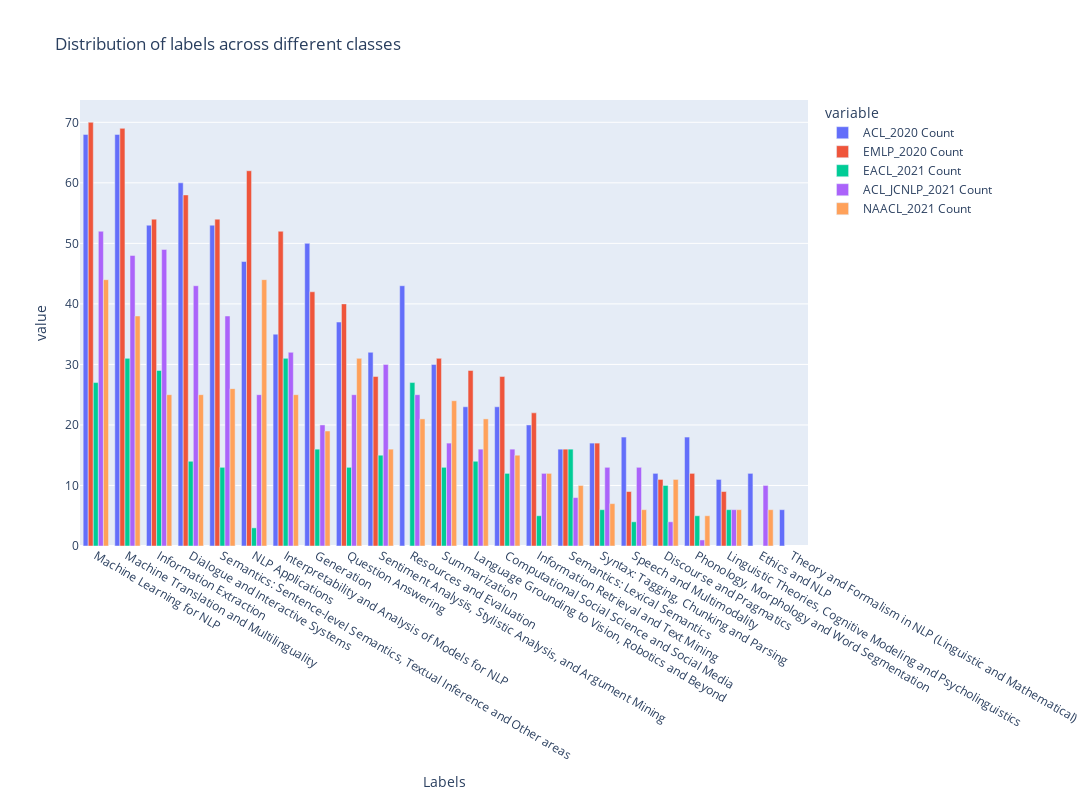

The notebook cell saved with this chart:
### Markdown cell above
We can see that some labels do not exist within EMLP. To note when we are splitting the two groups into train and test set

### Code cell
fig = px.bar(df_count, x="Labels", y=["ACL_2020 Count", "EMLP_2020 Count", "EACL_2021 Count", "ACL_JCNLP_2021 Count", "NAACL_2021 Count"], title="Distribution of labels across different classes", barmode='group',
             width=1600, height=800).update_xaxes(categoryorder = "total descending")
fig.show()

### Figure 1 — Plotly figure (JSON) as saved in the notebook; plotly's stock layout.template omitted (floating-point values rounded to 4 significant figures)
{"data": [{"alignmentgroup": "True", "hovertemplate": "variable=ACL_2020 Count<br>Labels=%{x}<br>value=%{y}<extra></extra>", "legendgroup": "ACL_2020 Count", "marker": {"color": "#636efa", "pattern": {"shape": ""}}, "name": "ACL_2020 Count", "offsetgroup": "ACL_2020 Count", "orientation": "v", "showlegend": true, "textposition": "auto", "type": "bar", "x": ["Computational Social Science and Social Media", "Dialogue and Interactive Systems", "Discourse and Pragmatics", "Ethics and NLP", "Generation", "Information Extraction", "Information Retrieval and Text Mining", "Interpretability and Analysis of Models for NLP", "Language Grounding to Vision, Robotics and Beyond", "Linguistic Theories, Cognitive Modeling and Psycholinguistics", "Machine Learning for NLP", "Machine Translation and Multilinguality", "NLP Applications", "Phonology, Morphology and Word Segmentation", "Question Answering", "Resources and Evaluation", "Semantics: Lexical Semantics", "Semantics: Sentence-level Semantics, Textual Inference and Other areas", "Sentiment Analysis, Stylistic Analysis, and Argument Mining", "Speech and Multimodality", "Summarization", "Syntax: Tagging, Chunking and Parsing", "Theory and Formalism in NLP (Linguistic and Mathematical)"], "xaxis": "x", "y": [23, 60, 12, 12, 50, 53, 20, 35, 23, 11, 68, 68, 47, 18, 37, 43, 16, 53, 32, 18, 30, 17, 6], "yaxis": "y"}, {"alignmentgroup": "True", "hovertemplate": "variable=EMLP_2020 Count<br>Labels=%{x}<br>value=%{y}<extra></extra>", "legendgroup": "EMLP_2020 Count", "marker": {"color": "#EF553B", "pattern": {"shape": ""}}, "name": "EMLP_2020 Count", "offsetgroup": "EMLP_2020 Count", "orientation": "v", "showlegend": true, "textposition": "auto", "type": "bar", "x": ["Computational Social Science and Social Media", "Dialogue and Interactive Systems", "Discourse and Pragmatics", "Ethics and NLP", "Generation", "Information Extraction", "Information Retrieval and Text Mining", "Interpretability and Analysis of Models for NLP", "Language Grounding to Vision, Robotics and Beyond", "Linguistic Theories, Cognitive Modeling and Psycholinguistics", "Machine Learning for NLP", "Machine Translation and Multilinguality", "NLP Applications", "Phonology, Morphology and Word Segmentation", "Question Answering", "Resources and Evaluation", "Semantics: Lexical Semantics", "Semantics: Sentence-level Semantics, Textual Inference and Other areas", "Sentiment Analysis, Stylistic Analysis, and Argument Mining", "Speech and Multimodality", "Summarization", "Syntax: Tagging, Chunking and Parsing", "Theory and Formalism in NLP (Linguistic and Mathematical)"], "xaxis": "x", "y": [28, 58, 11, null, 42, 54, 22, 52, 29, 9, 70, 69, 62, 12, 40, null, 16, 54, 28, 9, 31, 17, null], "yaxis": "y"}, {"alignmentgroup": "True", "hovertemplate": "variable=EACL_2021 Count<br>Labels=%{x}<br>value=%{y}<extra></extra>", "legendgroup": "EACL_2021 Count", "marker": {"color": "#00cc96", "pattern": {"shape": ""}}, "name": "EACL_2021 Count", "offsetgroup": "EACL_2021 Count", "orientation": "v", "showlegend": true, "textposition": "auto", "type": "bar", "x": ["Computational Social Science and Social Media", "Dialogue and Interactive Systems", "Discourse and Pragmatics", "Ethics and NLP", "Generation", "Information Extraction", "Information Retrieval and Text Mining", "Interpretability and Analysis of Models for NLP", "Language Grounding to Vision, Robotics and Beyond", "Linguistic Theories, Cognitive Modeling and Psycholinguistics", "Machine Learning for NLP", "Machine Translation and Multilinguality", "NLP Applications", "Phonology, Morphology and Word Segmentation", "Question Answering", "Resources and Evaluation", "Semantics: Lexical Semantics", "Semantics: Sentence-level Semantics, Textual Inference and Other areas", "Sentiment Analysis, Stylistic Analysis, and Argument Mining", "Speech and Multimodality", "Summarization", "Syntax: Tagging, Chunking and Parsing", "Theory and Formalism in NLP (Linguistic and Mathematical)"], "xaxis": "x", "y": [12, 14, 10, null, 16, 29, 5, 31, 14, 6, 27, 31, 3, 5, 13, 27, 16, 13, 15, 4, 13, 6, null], "yaxis": "y"}, {"alignmentgroup": "True", "hovertemplate": "variable=ACL_JCNLP_2021 Count<br>Labels=%{x}<br>value=%{y}<extra></extra>", "legendgroup": "ACL_JCNLP_2021 Count", "marker": {"color": "#ab63fa", "pattern": {"shape": ""}}, "name": "ACL_JCNLP_2021 Count", "offsetgroup": "ACL_JCNLP_2021 Count", "orientation": "v", "showlegend": true, "textposition": "auto", "type": "bar", "x": ["Computational Social Science and Social Media", "Dialogue and Interactive Systems", "Discourse and Pragmatics", "Ethics and NLP", "Generation", "Information Extraction", "Information Retrieval and Text Mining", "Interpretability and Analysis of Models for NLP", "Language Grounding to Vision, Robotics and Beyond", "Linguistic Theories, Cognitive Modeling and Psycholinguistics", "Machine Learning for NLP", "Machine Translation and Multilinguality", "NLP Applications", "Phonology, Morphology and Word Segmentation", "Question Answering", "Resources and Evaluation", "Semantics: Lexical Semantics", "Semantics: Sentence-level Semantics, Textual Inference and Other areas", "Sentiment Analysis, Stylistic Analysis, and Argument Mining", "Speech and Multimodality", "Summarization", "Syntax: Tagging, Chunking and Parsing", "Theory and Formalism in NLP (Linguistic and Mathematical)"], "xaxis": "x", "y": [16, 43, 4, 10, 20, 49, 12, 32, 16, 6, 52, 48, 25, 1, 25, 25, 8, 38, 30, 13, 17, 13, null], "yaxis": "y"}, {"alignmentgroup": "True", "hovertemplate": "variable=NAACL_2021 Count<br>Labels=%{x}<br>value=%{y}<extra></extra>", "legendgroup": "NAACL_2021 Count", "marker": {"color": "#FFA15A", "pattern": {"shape": ""}}, "name": "NAACL_2021 Count", "offsetgroup": "NAACL_2021 Count", "orientation": "v", "showlegend": true, "textposition": "auto", "type": "bar", "x": ["Computational Social Science and Social Media", "Dialogue and Interactive Systems", "Discourse and Pragmatics", "Ethics and NLP", "Generation", "Information Extraction", "Information Retrieval and Text Mining", "Interpretability and Analysis of Models for NLP", "Language Grounding to Vision, Robotics and Beyond", "Linguistic Theories, Cognitive Modeling and Psycholinguistics", "Machine Learning for NLP", "Machine Translation and Multilinguality", "NLP Applications", "Phonology, Morphology and Word Segmentation", "Question Answering", "Resources and Evaluation", "Semantics: Lexical Semantics", "Semantics: Sentence-level Semantics, Textual Inference and Other areas", "Sentiment Analysis, Stylistic Analysis, and Argument Mining", "Speech and Multimodality", "Summarization", "Syntax: Tagging, Chunking and Parsing", "Theory and Formalism in NLP (Linguistic and Mathematical)"], "xaxis": "x", "y": [15, 25, 11, 6, 19, 25, 12, 25, 21, 6, 44, 38, 44, 5, 31, 21, 10, 26, 16, 6, 24, 7, null], "yaxis": "y"}], "layout": {"barmode": "group", "height": 800, "legend": {"title": {"text": "variable"}, "tracegroupgap": 0}, "title": {"text": "Distribution of labels across different classes"}, "width": 1600, "xaxis": {"anchor": "y", "autorange": true, "categoryorder": "total descending", "domain": [0, 1], "range": [-0.5, 22.5], "title": {"text": "Labels"}, "type": "category"}, "yaxis": {"anchor": "x", "autorange": true, "domain": [0, 1], "range": [0, 73.68], "title": {"text": "value"}, "type": "linear"}}}
